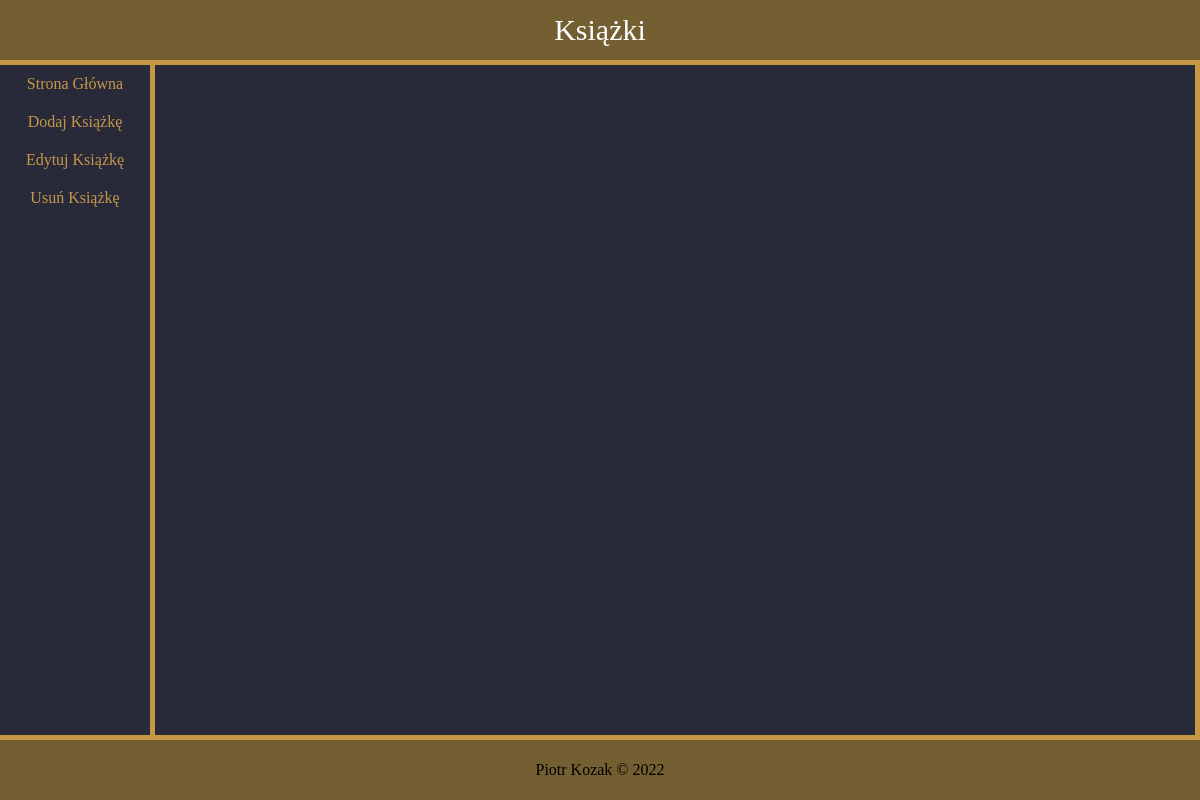
Before: / with the older database file.
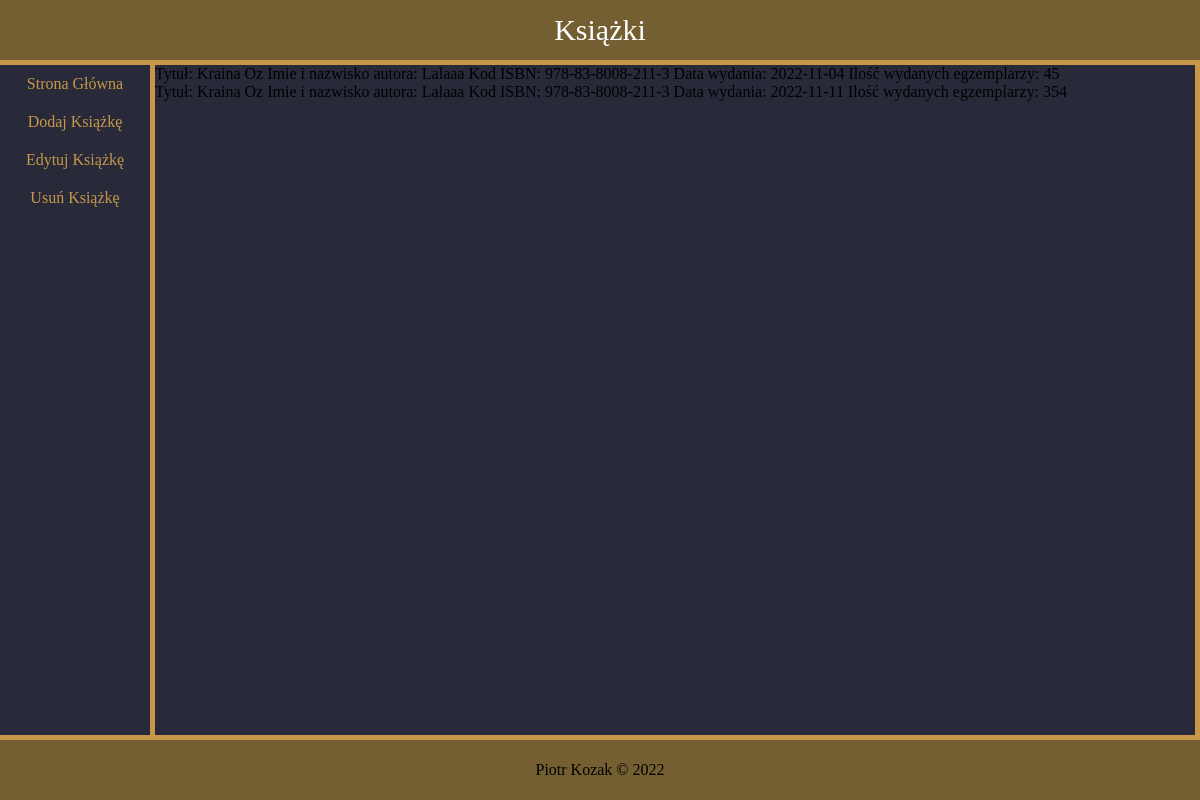
After: the same page with the newer database file.
### tables this page shows
CREATE TABLE "ksiazki" (
	"ID"	INTEGER,
	"tytul"	varchar(128),
	"imie_nazwisko"	VARCHAR(40),
	"kod_isbn"	VARVHAR(20),
	"data_wydania"	date,
	"ilosc_egzemplarzy"	INTEGER,
	PRIMARY KEY("ID" AUTOINCREMENT)
);

### src/ksiazkidb.php (called while the page is built, shortened)
<?php
function getksiazki(): array
{
    $dir = 'sqlite:src/ksiazki.sqlite3';
    try {
        $db = new PDO($dir) or die("cannot open the database");;
    } catch (Exception $e) {
        echo $e->getMessage();
        return [];
    }
    $sql = <<<SQL
        SELECT
            tytul as tytul,
            imie_nazwisko as imie,
            kod_isbn as isbn,
            data_wydania as dataw,
            ilosc_egzemplarzy as ilosc
        FROM ksiazki LIMIT 10;
    SQL;
    $stmt = $db->prepare($sql);
    $stmt->execute();
    $result = $stmt->fetchAll(PDO::FETCH_CLASS, ksiazka::class);
    return $result ? $result : [];
}

### index.php (the view, shortened to what this page needs)
<!DOCTYPE html>
<html lang="en">
<head>
    <link rel="stylesheet" href="style.css">
</head>
<body>
    <?php require 'src/ksiazkidb.php' ?>
    <?php require 'elements/uppernav.php'; ?>
    <nav id="nav" class="panel">
        <ul id="list">
            <li class="items"><a href="index.php">Strona Główna</a></li>
            <li class="items"><a href="addbook.php">Dodaj Książkę</a></li>
            <li class="items"><a href="editbook.php">Edytuj Książkę</a></li>
            <li class="items"><a href="deletebook.php">Usuń Książkę</a></li>
        </ul>
    </nav>
    <main class="panel">
        <?php
        include_once 'src/ksiazkidb.php';
        $x = getksiazki();
        foreach (($x) as $y) :
        ?>
            <tr>
                <td><span color="white">Tytuł: <?= $y->tytul ?></span></td>
                <td><span color="white">Imie i nazwisko autora: <?= $y->imie ?></span></td>
                <td><span color="white">Kod ISBN: <?= $y->isbn ?></span> </td>
                <td><span color="white">Data wydania: <?= $y->dataw ?></span></td>
                <td><span color="white">Ilość wydanych egzemplarzy: <?= $y->ilosc ?></span></td>
            </tr></br>
        <?php endforeach; ?>
    </main>
    <?php require 'elements/footer.php'; ?>
</body>
</html>

### elements/uppernav.php
<nav id="upper_nav" class="panel2">
    Książki
</nav>

### elements/footer.php
<footer class="panel2"> Piotr Kozak &copy; 2022 </footer>

### style.css (style rules this page uses)
:root { --padding: 10px; --ly: #735f32; --bly: #c69749; --gy: #282a3a; --wh: #ffffff; --hv: #6d4506; }
.panel { background-color: var(--gy); }
.panel2 { background-color: var(--ly); }
body { margin: 0; padding: 0; height: 100vh; gap: calc(var(--padding) / 2); display: grid; grid-template-columns: 150px 1fr 150px; grid-template-rows: 60px 1fr 60px; background-color: var(--bly); }
#upper_nav { grid-column: 1/4; grid-row: 1; color: var(--wh); font-size: 30px; display: flex; justify-content: center; align-items: center; }
main { grid-column: 2/4; grid-row: 2; margin-right: calc(var(--padding) / 2); }
#nav { grid-column: 1/2; grid-row: 2; }
#list { list-style: none; padding: 0; margin: 0; }
.items { display: flex; gap: var(--padding); height: 100%; }
.items > a { color: #c69749; text-decoration: none; padding: var(--padding); width: 100%; text-align: center; }
footer { grid-column: 1/4; grid-row: 3; display: flex; justify-content: center; align-items: center; }

Changed rows visible on the page:
added ksiazki: tytul "Kraina Oz", imie_nazwisko "Lalaaa", kod_isbn "978-83-8008-211-3", data_wydania "2022-11-04", ilosc_egzemplarzy "45"
added ksiazki: tytul "Kraina Oz", imie_nazwisko "Lalaaa", kod_isbn "978-83-8008-211-3", data_wydania "2022-11-11", ilosc_egzemplarzy "354"
